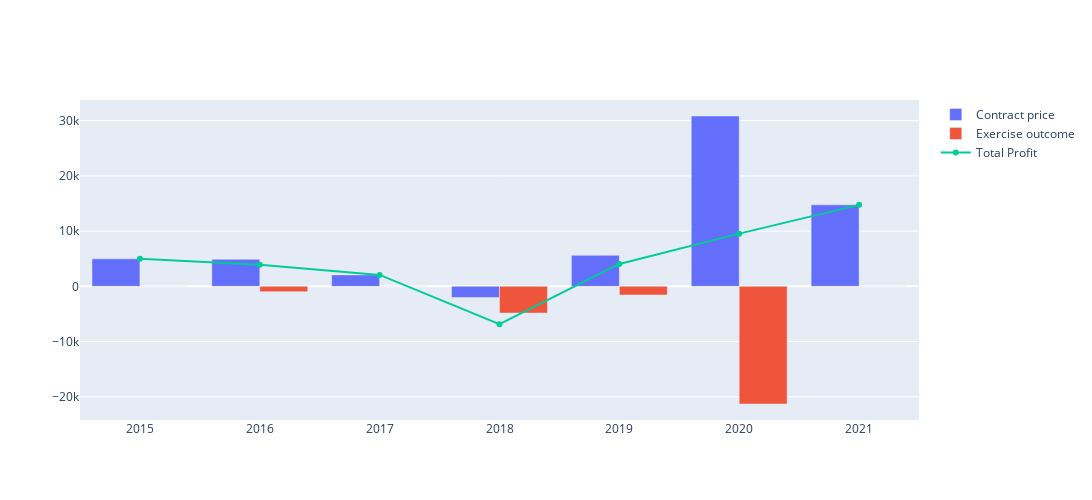

Source (notebook cell):
### Code cell
newdf = transaction.groupby(by = ['Year'])['Contract price','Exercise outcome', 'Total Profit/Loss' ].sum().reset_index()

fig = make_subplots()

fig.add_trace(go.Bar(x=newdf['Year'], y=newdf['Contract price'], name = 'Contract price'))
fig.add_trace(go.Bar(x=newdf['Year'], y=newdf['Exercise outcome'], name = 'Exercise outcome'))
fig.add_trace(go.Line(x=newdf['Year'], y=newdf['Total Profit/Loss'], name = 'Total Profit'))

fig.update_layout(height=500, width=1100)
fig.show()

### Figure 1 — Plotly figure (JSON) as saved in the notebook; plotly's stock layout.template omitted (floating-point values rounded to 4 significant figures)
{"data": [{"name": "Contract price", "type": "bar", "x": [2015, 2016, 2017, 2018, 2019, 2020, 2021], "y": [4978, 4899, 2076, -2011, 5620, 30855, 14761]}, {"name": "Exercise outcome", "type": "bar", "x": [2015, 2016, 2017, 2018, 2019, 2020, 2021], "y": [0, -967.0, 0, -4838.0, -1560.0, -21310.0, 0]}, {"name": "Total Profit", "type": "scatter", "x": [2015, 2016, 2017, 2018, 2019, 2020, 2021], "y": [4978, 3932.0, 2076, -6849.0, 4060.0, 9544.0, 14761]}], "layout": {"height": 500, "width": 1100, "xaxis": {"anchor": "y", "autorange": true, "domain": [0, 1], "range": [2014.0, 2022.0], "type": "linear"}, "yaxis": {"anchor": "x", "autorange": true, "domain": [0, 1], "range": [-24210.0, 33750.0], "type": "linear"}}}
